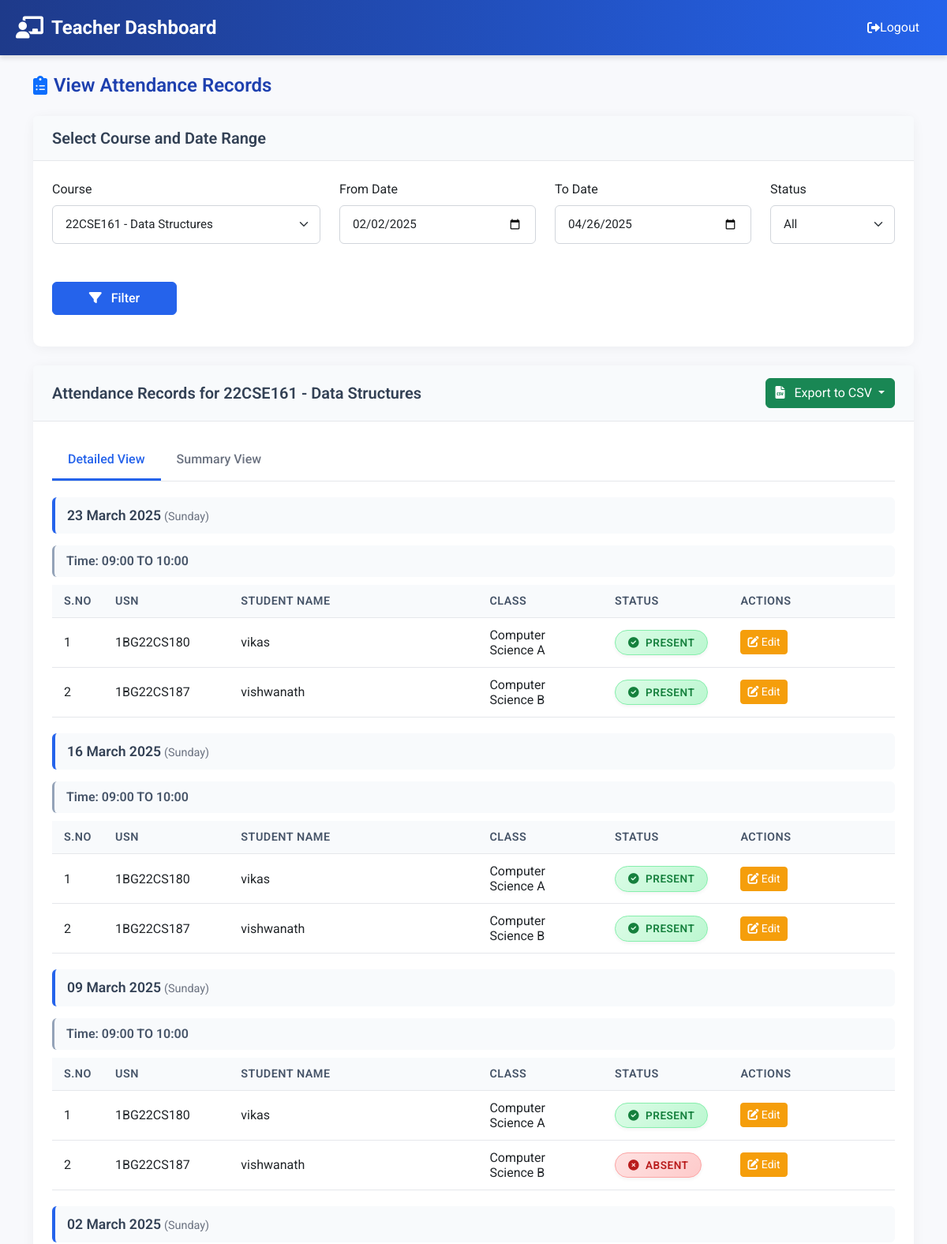
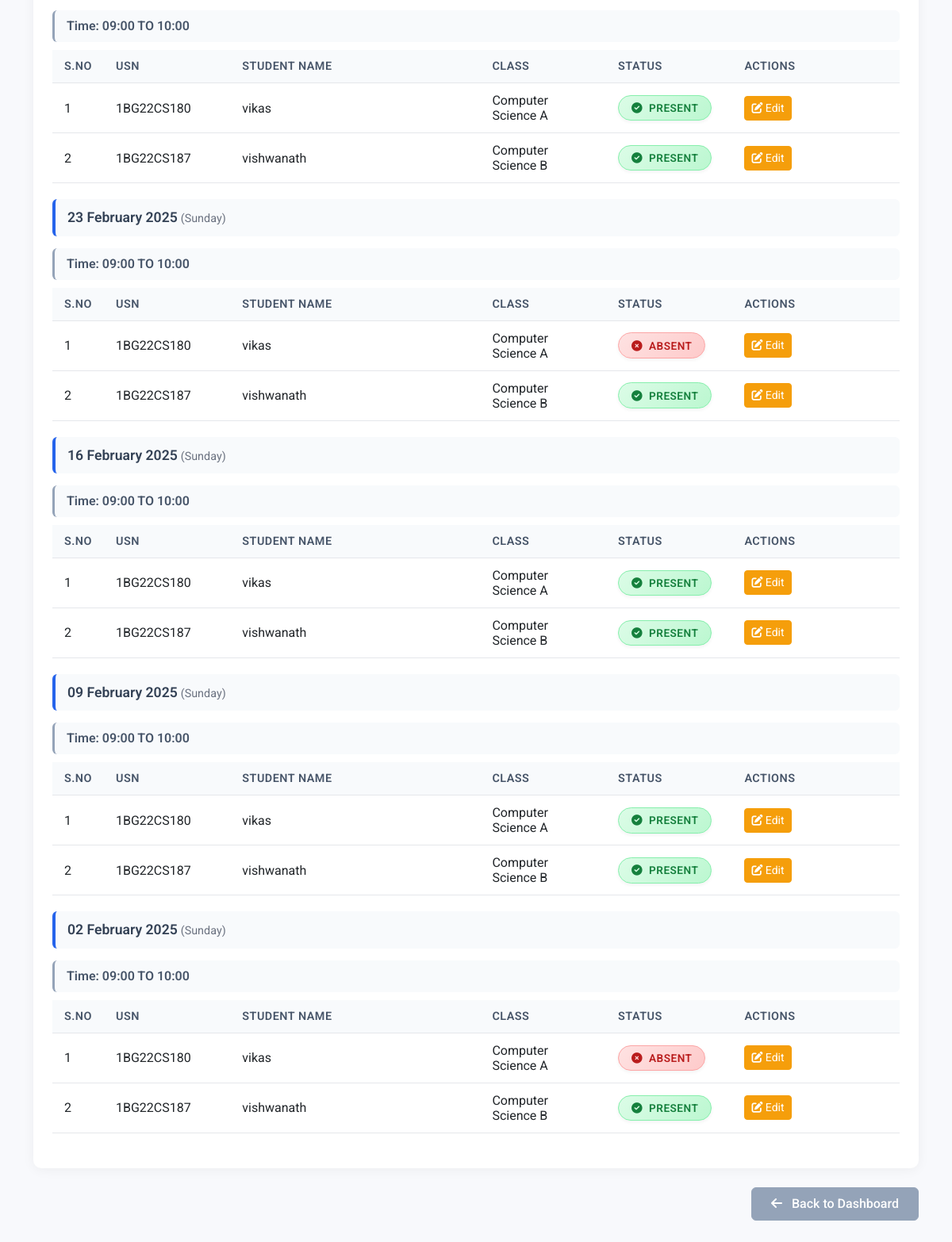
/teacher/view_attendance.php?course=1 (signed in), run on the app's committed database (2 pictures, top to bottom).
### tables this page shows
CREATE TABLE `courses` (
  `id` int(11) NOT NULL,
  `course_code` varchar(20) NOT NULL,
  `course_name` varchar(100) NOT NULL,
  `semester` varchar(20) NOT NULL,
  `created_at` timestamp NOT NULL DEFAULT current_timestamp(),
  `updated_at` timestamp NOT NULL DEFAULT current_timestamp() ON UPDATE current_timestamp()
);

CREATE TABLE `attendance` (
  `id` int(11) NOT NULL,
  `student_id` int(11) NOT NULL,
  `course_id` int(11) NOT NULL,
  `date` date NOT NULL,
  `time_slot` varchar(30) NOT NULL,
  `status` enum('present','absent') NOT NULL,
  `marked_by` int(11) NOT NULL,
  `created_at` timestamp NOT NULL DEFAULT current_timestamp(),
  `updated_at` timestamp NOT NULL DEFAULT current_timestamp() ON UPDATE current_timestamp()
);

CREATE TABLE `students` (
  `id` int(11) NOT NULL,
  `full_name` varchar(100) NOT NULL,
  `usn` varchar(20) NOT NULL,
  `email` varchar(100) DEFAULT NULL,
  `phone` varchar(20) DEFAULT NULL,
  `dob` date NOT NULL,
  `class` varchar(50) NOT NULL,
  `section` varchar(10) NOT NULL,
  `created_at` timestamp NOT NULL DEFAULT current_timestamp(),
  `updated_at` timestamp NOT NULL DEFAULT current_timestamp() ON UPDATE current_timestamp()
);

### teacher/view_attendance.php (the view, shortened to what this page needs)
<?php
require_once '../includes/functions.php';
$teacher_id = $_SESSION['teacher_id'];
$courses_sql = "SELECT
    c.id,
    c.course_code,
    c.course_name,
    c.semester
FROM
    courses c
JOIN
    teacher_courses tc ON c.id = tc.course_id
WHERE
    tc.teacher_id = ?
ORDER BY
    c.course_code ASC";
$courses_stmt = $conn->prepare($courses_sql);
$courses_stmt->bind_param("i", $teacher_id);
$courses_stmt->execute();
$courses_result = $courses_stmt->get_result();
$courses = [];
while($course = $courses_result->fetch_assoc()) {
    $courses[] = $course;
}
$selected_course = null;
$date_from = isset($_GET['date_from']) ? $_GET['date_from'] : '2025-02-02';
$date_to = isset($_GET['date_to']) ? $_GET['date_to'] : '2025-04-26';
$status_filter = isset($_GET['status_filter']) ? $_GET['status_filter'] : 'all';
$attendance_records = [];
if (isset($_GET['course']) && is_numeric($_GET['course'])) {
    $course_id = $_GET['course'];
    $course_sql = "SELECT * FROM courses WHERE id = ?";
    $course_stmt = $conn->prepare($course_sql);
    $course_stmt->bind_param("i", $course_id);
    $course_stmt->execute();
    $course_result = $course_stmt->get_result();
    $selected_course = $course_result->fetch_assoc();
    $attendance_sql = "SELECT
        a.id,
        a.student_id,
        a.date,
        a.time_slot,
        a.status,
        s.full_name,
        s.usn,
        s.class,
        s.section
    FROM
        attendance a
    JOIN
        students s ON a.student_id = s.id
    WHERE
        a.course_id = ? AND
        a.date BETWEEN ? AND ?";
    $attendance_sql .= " ORDER BY a.date DESC, a.time_slot ASC, s.full_name ASC";
    $attendance_stmt = $conn->prepare($attendance_sql);
    if ($status_filter != 'all') {
        $attendance_stmt->bind_param("isss", $course_id, $date_from, $date_to, $status_filter);
    } else {
        $attendance_stmt->bind_param("iss", $course_id, $date_from, $date_to);
    }
    $attendance_stmt->execute();
    $attendance_result = $attendance_stmt->get_result();
    $attendance_by_date = [];
    while ($record = $attendance_result->fetch_assoc()) {
        $date = $record['date'];
        $time_slot = $record['time_slot'];
        if (!isset($attendance_by_date[$date])) {
            $attendance_by_date[$date] = [];
        }
        if (!isset($attendance_by_date[$date][$time_slot])) {
            $attendance_by_date[$date][$time_slot] = [];
        }
        $attendance_by_date[$date][$time_slot][] = $record;
    }
    $attendance_records = $attendance_by_date;
}
?>
<!DOCTYPE html
<html lang="en">
<head>
    <link href="https://cdn.jsdelivr.net/npm/bootstrap@5.3.0-alpha1/dist/css/bootstrap.min.css" rel="stylesheet">
    <link rel="stylesheet" href="https://cdnjs.cloudflare.com/ajax/libs/font-awesome/6.0.0/css/all.min.css">
</head>
<body>
    <div class="header">
        <div class="header-container">
            <div class="header-logo">
                <i class="fas fa-chalkboard-teacher"></i>
                <span>Teacher Dashboard</span>
            </div>
            <div class="header-nav">
                <div class="header-nav-item">
                    <a href="../logout.php" class="header-nav-link">
                        <i class="fas fa-sign-out-alt"></i> Logout
                    </a>
                </div>
            </div>
        </div>
    </div>
    <div class="container mt-4 mb-5">
        <h1 class="page-title"><i class="fas fa-clipboard-list text-primary"></i> View Attendance Records</h1>
        <div class="card">
            <div class="card-header">
                <h5>Select Course and Date Range</h5>
            </div>
            <div class="card-body">
                <form method="get" id="filter-form">
                    <div class="row">
                        <div class="col-md-4">
                            <div class="form-group">
                                <label for="course" class="form-label">Course</label>
                                <select name="course" id="course" class="form-select" required>
                                    <?php foreach ($courses as $course): ?>
                                        <option value="<?php echo $course['id']; ?>" <?php echo (isset($_GET['course']) && $_GET['course'] == $course['id']) ? 'selected' : ''; ?>>
                                            <?php echo $course['course_code'] . ' - ' . $course['course_name']; ?>
                                        </option>
                                    <?php endforeach; ?>
                                </select>
                            </div>
                        </div>
                        <div class="col-md-3">
                            <div class="form-group">
                                <label for="date_from" class="form-label">From Date</label>
                                <input type="date" name="date_from" id="date_from" class="form-control" value="<?php echo $date_from; ?>" required>
                            </div>
                        </div>
                        <div class="col-md-3">
                            <div class="form-group">
                                <label for="date_to" class="form-label">To Date</label>
                                <input type="date" name="date_to" id="date_to" class="form-control" value="<?php echo $date_to; ?>" required>
                            </div>
                        </div>
                        <div class="col-md-2">
                            <div class="form-group">
                                <label for="status_filter" class="form-label">Status</label>
                                <select name="status_filter" id="status_filter" class="form-select">
                                    <option value="all" <?php echo (!isset($_GET['status_filter']) || $_GET['status_filter'] == 'all') ? 'selected' : ''; ?>>All</option>
                                </select>
                            </div>
                        </div>
                        <div class="col-md-2">
                            <div class="form-group d-flex align-items-end h-100">
                                <button type="submit" class="btn btn-primary w-100">
                                    <i class="fas fa-filter me-2"></i> Filter
                                </button>
                            </div>
                        </div>
                    </div>
                </form>
            </div>
        </div>
        <?php if ($selected_course): ?>
            <div class="card">
                <div class="card-header d-flex justify-content-between align-items-center">
                    <h5>Attendance Records for <?php echo $selected_course['course_code'] . ' - ' . $selected_course['course_name']; ?></h5>
                    <div class="export-buttons">
                        <div class="dropdown">
                            <button class="btn btn-success dropdown-toggle" type="button" id="exportDropdown" data-bs-toggle="dropdown" aria-expanded="false">
                                <i class="fas fa-file-csv me-2"></i> Export to CSV
                            </button>
                        </div>
                    </div>
                </div>
                <div class="card-body">
                    <div class="tab-buttons">
                        <button class="tab-button active" data-tab="detailed-view">Detailed View</button>
                        <button class="tab-button" data-tab="summary-view">Summary View</button>
                    </div>
                    <div class="tab-content active" id="detailed-view">
                        <?php if (empty($attendance_records)): ?>
                            <div class="no-records">
                                <i class="fas fa-calendar-times"></i>
                                <p>No attendance records found for the selected date range.</p>
                            </div>
                        <?php else: ?>
                            <?php foreach ($attendance_records as $date => $time_slots): ?>
                                <div class="attendance-date-header">
                                    <div>
                                        <span class="attendance-date"><?php echo date('d F Y', strtotime($date)); ?></span>
                                        <span class="attendance-day">(<?php echo date('l', strtotime($date)); ?>)</span>
                                    </div>
                                </div>
                                <?php foreach ($time_slots as $time_slot => $records): ?>
                                    <div class="time-slot-header">Time: <?php echo $time_slot; ?></div>
                                    <table class="attendance-table">
                                        <thead>
                                            <tr>
                                                <th width="5%">S.No</th>
                                                <th width="15%">USN</th>
                                                <th width="30%">Student Name</th>
                                                <th width="15%">Class</th>
                                                <th width="15%">Status</th>
                                                <th width="20%">Actions</th>
                                            </tr>
                                        </thead>
                                        <tbody>
                                            <?php $count = 1; ?>
                                            <?php foreach ($records as $record): ?>
                                                <tr>
                                                    <td><?php echo $count++; ?></td>
                                                    <td><?php echo htmlspecialchars($record['usn']); ?></td>
                                                    <td><?php echo htmlspecialchars($record['full_name']); ?></td>
                                                    <td><?php echo htmlspecialchars($record['class'] . ' ' . $record['section']); ?></td>
                                                    <td>
                                                        <span class="status-badge status-<?php echo $record['status']; ?>">
                                                            <?php if ($record['status'] == 'present'): ?>
                                                                <i class="fas fa-check-circle me-1"></i>
                                                            <?php else: ?>
                                                                <i class="fas fa-times-circle me-1"></i>
                                                            <?php endif; ?>
                                                            <?php echo ucfirst($record['status']); ?>
                                                        </span>
                                                    </td>
                                                    <td>
                                                        <div class="action-buttons">
                                                            <button type="button" class="btn btn-sm btn-edit" data-bs-toggle="modal" data-bs-target="#editModal<?php echo $record['id']; ?>">
                                                                <i class="fas fa-edit"></i> Edit
                                                            </button>
                                                        </div>
                                                    </td>
                                                </tr>
                                            <?php endforeach; ?>
                                        </tbody>
                                    </table>
                                <?php endforeach; ?>
                            <?php endforeach; ?>
                        <?php endif; ?>
                    </div>
                </div>
            </div>
        <?php endif; ?>
        <div class="d-flex justify-content-end mt-3">
            <a href="dashboard.php" class="btn btn-secondary">
                <i class="fas fa-arrow-left me-2"></i> Back to Dashboard
            </a>
        </div>
    </div>
</body>
</html>

### data on the page
courses: course_code "22CSE161", course_name "Data Structures"
attendance: time_slot "09:00 TO 10:00", date "02 February 2025", date "Sunday", student.usn "1BG22CS187", student.full_name "vishwanath", student.section "Computer Science B", status "PRESENT"
attendance: student.usn "1BG22CS180", student.full_name "vikas", student.section "Computer Science A", status "PRESENT"
attendance: student.usn "1BG22CS187", student.full_name "vishwanath", student.section "Computer Science B", status "PRESENT"
attendance: student.usn "1BG22CS180", student.full_name "vikas", student.section "Computer Science A", status "PRESENT"
attendance: student.usn "1BG22CS187", student.full_name "vishwanath", student.section "Computer Science B", status "PRESENT"
attendance: student.usn "1BG22CS180", student.full_name "vikas", student.section "Computer Science A", status "PRESENT"
attendance: student.usn "1BG22CS187", student.full_name "vishwanath", student.section "Computer Science B", status "ABSENT"
attendance: student.usn "1BG22CS180", student.full_name "vikas", student.section "Computer Science A", status "PRESENT"
attendance: student.usn "1BG22CS187", student.full_name "vishwanath", student.section "Computer Science B", status "PRESENT"
attendance: student.usn "1BG22CS180", student.full_name "vikas", student.section "Computer Science A", status "ABSENT"
attendance: student.usn "1BG22CS187", student.full_name "vishwanath", student.section "Computer Science B", status "PRESENT"
attendance: student.usn "1BG22CS180", student.full_name "vikas", student.section "Computer Science A", status "PRESENT"
attendance: student.usn "1BG22CS187", student.full_name "vishwanath", student.section "Computer Science B", status "PRESENT"
attendance: student.usn "1BG22CS180", student.full_name "vikas", student.section "Computer Science A", status "PRESENT"
attendance: student.usn "1BG22CS187", student.full_name "vishwanath", student.section "Computer Science B", status "PRESENT"
attendance: student.usn "1BG22CS180", student.full_name "vikas", student.section "Computer Science A", status "ABSENT"

### other printed values
date('d F Y', strtotime($date)) "23 March 2025"
date('l', strtotime($date)) "Sunday"
date('d F Y', strtotime($date)) "16 March 2025"
date('d F Y', strtotime($date)) "09 March 2025"
date('d F Y', strtotime($date)) "02 March 2025"
date('d F Y', strtotime($date)) "23 February 2025"
date('d F Y', strtotime($date)) "16 February 2025"
date('d F Y', strtotime($date)) "09 February 2025"
form field course "22CSE161 - Data Structures"
